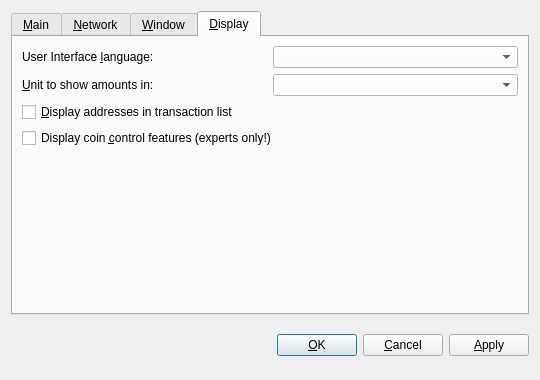
<?xml version="1.0" encoding="UTF-8"?>
<ui version="4.0">
 <class>OptionsDialog</class>
 <widget class="QDialog" name="OptionsDialog">
  <property name="geometry">
   <rect>
    <x>0</x>
    <y>0</y>
    <width>540</width>
    <height>380</height>
   </rect>
  </property>
  <property name="windowTitle">
   <string>Options</string>
  </property>
  <property name="styleSheet">
   <string notr="true"/>
  </property>
  <property name="modal">
   <bool>true</bool>
  </property>
  <layout class="QVBoxLayout" name="verticalLayout">
   <item>
    <widget class="QTabWidget" name="tabWidget">
     <property name="styleSheet">
      <string notr="true"/>
     </property>
     <property name="tabPosition">
      <enum>QTabWidget::North</enum>
     </property>
     <property name="currentIndex">
      <number>3</number>
     </property>
     <widget class="QWidget" name="tabMain">
      <attribute name="title">
       <string>&amp;Main</string>
      </attribute>
      <layout class="QVBoxLayout" name="verticalLayout_Main">
       <item>
        <widget class="QLabel" name="transactionFeeInfoLabel">
         <property name="text">
          <string>Optional transaction fee per kB that helps make sure your transactions are processed quickly. Most transactions are 1 kB. Fee 0.01 recommended.</string>
         </property>
         <property name="textFormat">
          <enum>Qt::PlainText</enum>
         </property>
         <property name="wordWrap">
          <bool>true</bool>
         </property>
        </widget>
       </item>
       <item>
        <layout class="QHBoxLayout" name="horizontalLayoutFee">
         <item>
          <widget class="QLabel" name="transactionFeeLabel">
           <property name="text">
            <string>Pay transaction &amp;fee</string>
           </property>
           <property name="textFormat">
            <enum>Qt::PlainText</enum>
           </property>
           <property name="buddy">
            <cstring>transactionFee</cstring>
           </property>
          </widget>
         </item>
         <item>
          <widget class="BitcoinAmountField" name="transactionFee"/>
         </item>
         <item>
          <spacer name="horizontalSpacerFee">
           <property name="orientation">
            <enum>Qt::Horizontal</enum>
           </property>
           <property name="sizeHint" stdset="0">
            <size>
             <width>40</width>
             <height>20</height>
            </size>
           </property>
          </spacer>
         </item>
        </layout>
       </item>
       <item>
        <widget class="QLabel" name="reserveBalanceInfoLabel">
         <property name="text">
          <string>Reserved amount does not participate in staking and is therefore spendable at any time.</string>
         </property>
         <property name="textFormat">
          <enum>Qt::PlainText</enum>
         </property>
         <property name="wordWrap">
          <bool>true</bool>
         </property>
        </widget>
       </item>
       <item>
        <layout class="QHBoxLayout" name="horizontalLayoutReserveBalance">
         <item>
          <widget class="QLabel" name="reserveBalanceLabel">
           <property name="text">
            <string>Reserve</string>
           </property>
           <property name="textFormat">
            <enum>Qt::PlainText</enum>
           </property>
           <property name="buddy">
            <cstring>reserveBalance</cstring>
           </property>
          </widget>
         </item>
         <item>
          <widget class="BitcoinAmountField" name="reserveBalance"/>
         </item>
         <item>
          <spacer name="horizontalSpacerReserveBalance">
           <property name="orientation">
            <enum>Qt::Horizontal</enum>
           </property>
           <property name="sizeHint" stdset="0">
            <size>
             <width>40</width>
             <height>20</height>
            </size>
           </property>
          </spacer>
         </item>
        </layout>
       </item>
       <item>
        <widget class="QCheckBox" name="bitcoinAtStartup">
         <property name="toolTip">
          <string>Automatically start YCHT after logging in to the system.</string>
         </property>
         <property name="text">
          <string>&amp;Start Condensation-Qt on system login</string>
         </property>
        </widget>
       </item>
       <item>
        <widget class="QCheckBox" name="detachDatabases">
         <property name="toolTip">
          <string>Detach block and address databases at shutdown. This means they can be moved to another data directory, but it slows down shutdown. The wallet is always detached.</string>
         </property>
         <property name="text">
          <string>&amp;Detach databases at shutdown</string>
         </property>
        </widget>
       </item>
       <item>
        <spacer name="verticalSpacer_Main">
         <property name="orientation">
          <enum>Qt::Vertical</enum>
         </property>
         <property name="sizeHint" stdset="0">
          <size>
           <width>20</width>
           <height>40</height>
          </size>
         </property>
        </spacer>
       </item>
      </layout>
     </widget>
     <widget class="QWidget" name="tabNetwork">
      <attribute name="title">
       <string>&amp;Network</string>
      </attribute>
      <layout class="QVBoxLayout" name="verticalLayout_Network">
       <item>
        <widget class="QCheckBox" name="mapPortUpnp">
         <property name="toolTip">
          <string>Automatically open the YCHT client port on the router. This only works when your router supports UPnP and it is enabled.</string>
         </property>
         <property name="text">
          <string>Map port using &amp;UPnP</string>
         </property>
        </widget>
       </item>
       <item>
        <widget class="QCheckBox" name="connectSocks">
         <property name="toolTip">
          <string>Connect to the YCHT network through a SOCKS proxy (e.g. when connecting through Tor).</string>
         </property>
         <property name="text">
          <string>&amp;Connect through SOCKS proxy:</string>
         </property>
        </widget>
       </item>
       <item>
        <layout class="QHBoxLayout" name="horizontalLayout_Network">
         <item>
          <widget class="QLabel" name="proxyIpLabel">
           <property name="text">
            <string>Proxy &amp;IP:</string>
           </property>
           <property name="textFormat">
            <enum>Qt::PlainText</enum>
           </property>
           <property name="buddy">
            <cstring>proxyIp</cstring>
           </property>
          </widget>
         </item>
         <item>
          <widget class="QValidatedLineEdit" name="proxyIp">
           <property name="maximumSize">
            <size>
             <width>140</width>
             <height>16777215</height>
            </size>
           </property>
           <property name="toolTip">
            <string>IP address of the proxy (e.g. 127.0.0.1)</string>
           </property>
           <property name="styleSheet">
            <string notr="true"/>
           </property>
          </widget>
         </item>
         <item>
          <widget class="QLabel" name="proxyPortLabel">
           <property name="text">
            <string>&amp;Port:</string>
           </property>
           <property name="textFormat">
            <enum>Qt::PlainText</enum>
           </property>
           <property name="buddy">
            <cstring>proxyPort</cstring>
           </property>
          </widget>
         </item>
         <item>
          <widget class="QLineEdit" name="proxyPort">
           <property name="maximumSize">
            <size>
             <width>55</width>
             <height>16777215</height>
            </size>
           </property>
           <property name="toolTip">
            <string>Port of the proxy (e.g. 9050)</string>
           </property>
           <property name="styleSheet">
            <string notr="true"/>
           </property>
          </widget>
         </item>
         <item>
          <widget class="QLabel" name="socksVersionLabel">
           <property name="text">
            <string>SOCKS &amp;Version:</string>
           </property>
           <property name="textFormat">
            <enum>Qt::PlainText</enum>
           </property>
           <property name="buddy">
            <cstring>socksVersion</cstring>
           </property>
          </widget>
         </item>
         <item>
          <widget class="QValueComboBox" name="socksVersion">
           <property name="toolTip">
            <string>SOCKS version of the proxy (e.g. 5)</string>
           </property>
          </widget>
         </item>
         <item>
          <spacer name="horizontalSpacer_Network">
           <property name="orientation">
            <enum>Qt::Horizontal</enum>
           </property>
           <property name="sizeHint" stdset="0">
            <size>
             <width>40</width>
             <height>20</height>
            </size>
           </property>
          </spacer>
         </item>
        </layout>
       </item>
       <item>
        <spacer name="verticalSpacer_Network">
         <property name="orientation">
          <enum>Qt::Vertical</enum>
         </property>
         <property name="sizeHint" stdset="0">
          <size>
           <width>20</width>
           <height>40</height>
          </size>
         </property>
        </spacer>
       </item>
      </layout>
     </widget>
     <widget class="QWidget" name="tabWindow">
      <attribute name="title">
       <string>&amp;Window</string>
      </attribute>
      <layout class="QVBoxLayout" name="verticalLayout_Window">
       <item>
        <widget class="QCheckBox" name="minimizeToTray">
         <property name="toolTip">
          <string>Show only a tray icon after minimizing the window.</string>
         </property>
         <property name="text">
          <string>&amp;Minimize to the tray instead of the taskbar</string>
         </property>
        </widget>
       </item>
       <item>
        <widget class="QCheckBox" name="minimizeOnClose">
         <property name="toolTip">
          <string>Minimize instead of exit the application when the window is closed. When this option is enabled, the application will be closed only after selecting Quit in the menu.</string>
         </property>
         <property name="text">
          <string>M&amp;inimize on close</string>
         </property>
        </widget>
       </item>
       <item>
        <spacer name="verticalSpacer_Window">
         <property name="orientation">
          <enum>Qt::Vertical</enum>
         </property>
         <property name="sizeHint" stdset="0">
          <size>
           <width>20</width>
           <height>40</height>
          </size>
         </property>
        </spacer>
       </item>
      </layout>
     </widget>
     <widget class="QWidget" name="tabDisplay">
      <attribute name="title">
       <string>&amp;Display</string>
      </attribute>
      <layout class="QVBoxLayout" name="verticalLayout_Display">
       <item>
        <layout class="QHBoxLayout" name="horizontalLayout_1_Display">
         <item>
          <widget class="QLabel" name="langLabel">
           <property name="text">
            <string>User Interface &amp;language:</string>
           </property>
           <property name="textFormat">
            <enum>Qt::PlainText</enum>
           </property>
           <property name="buddy">
            <cstring>lang</cstring>
           </property>
          </widget>
         </item>
         <item>
          <widget class="QValueComboBox" name="lang">
           <property name="toolTip">
            <string>The user interface language can be set here. This setting will take effect after restarting YCHT.</string>
           </property>
           <property name="styleSheet">
            <string notr="true">background-color: rgb(255, 255, 255);</string>
           </property>
          </widget>
         </item>
        </layout>
       </item>
       <item>
        <layout class="QHBoxLayout" name="horizontalLayout_2_Display">
         <item>
          <widget class="QLabel" name="unitLabel">
           <property name="text">
            <string>&amp;Unit to show amounts in:</string>
           </property>
           <property name="textFormat">
            <enum>Qt::PlainText</enum>
           </property>
           <property name="buddy">
            <cstring>unit</cstring>
           </property>
          </widget>
         </item>
         <item>
          <widget class="QValueComboBox" name="unit">
           <property name="toolTip">
            <string>Choose the default subdivision unit to show in the interface and when sending coins.</string>
           </property>
           <property name="styleSheet">
            <string notr="true">background-color: rgb(255, 255, 255);</string>
           </property>
          </widget>
         </item>
        </layout>
       </item>
       <item>
        <widget class="QCheckBox" name="displayAddresses">
         <property name="toolTip">
          <string>Whether to show YCHT addresses in the transaction list or not.</string>
         </property>
         <property name="text">
          <string>&amp;Display addresses in transaction list</string>
         </property>
        </widget>
       </item>
       <item>
        <widget class="QCheckBox" name="coinControlFeatures">
         <property name="toolTip">
          <string>Whether to show coin control features or not.</string>
         </property>
         <property name="text">
          <string>Display coin &amp;control features (experts only!)</string>
         </property>
        </widget>
       </item>
       <item>
        <spacer name="verticalSpacer_Display">
         <property name="orientation">
          <enum>Qt::Vertical</enum>
         </property>
         <property name="sizeHint" stdset="0">
          <size>
           <width>20</width>
           <height>40</height>
          </size>
         </property>
        </spacer>
       </item>
      </layout>
     </widget>
    </widget>
   </item>
   <item>
    <layout class="QHBoxLayout" name="horizontalLayout_Buttons">
     <item>
      <spacer name="horizontalSpacer_1">
       <property name="orientation">
        <enum>Qt::Horizontal</enum>
       </property>
       <property name="sizeHint" stdset="0">
        <size>
         <width>40</width>
         <height>48</height>
        </size>
       </property>
      </spacer>
     </item>
     <item>
      <widget class="QLabel" name="statusLabel">
       <property name="font">
        <font>
         <weight>75</weight>
         <bold>true</bold>
        </font>
       </property>
       <property name="text">
        <string/>
       </property>
       <property name="textFormat">
        <enum>Qt::PlainText</enum>
       </property>
       <property name="wordWrap">
        <bool>true</bool>
       </property>
      </widget>
     </item>
     <item>
      <spacer name="horizontalSpacer_2">
       <property name="orientation">
        <enum>Qt::Horizontal</enum>
       </property>
       <property name="sizeHint" stdset="0">
        <size>
         <width>40</width>
         <height>48</height>
        </size>
       </property>
      </spacer>
     </item>
     <item>
      <widget class="QPushButton" name="okButton">
       <property name="autoFillBackground">
        <bool>false</bool>
       </property>
       <property name="styleSheet">
        <string notr="true"/>
       </property>
       <property name="text">
        <string>&amp;OK</string>
       </property>
      </widget>
     </item>
     <item>
      <widget class="QPushButton" name="cancelButton">
       <property name="styleSheet">
        <string notr="true"/>
       </property>
       <property name="text">
        <string>&amp;Cancel</string>
       </property>
       <property name="autoDefault">
        <bool>false</bool>
       </property>
      </widget>
     </item>
     <item>
      <widget class="QPushButton" name="applyButton">
       <property name="styleSheet">
        <string notr="true"/>
       </property>
       <property name="text">
        <string>&amp;Apply</string>
       </property>
       <property name="autoDefault">
        <bool>false</bool>
       </property>
      </widget>
     </item>
    </layout>
   </item>
  </layout>
 </widget>
 <customwidgets>
  <customwidget>
   <class>BitcoinAmountField</class>
   <extends>QLineEdit</extends>
   <header>bitcoinamountfield.h</header>
   <container>1</container>
  </customwidget>
  <customwidget>
   <class>QValidatedLineEdit</class>
   <extends>QLineEdit</extends>
   <header>qvalidatedlineedit.h</header>
  </customwidget>
  <customwidget>
   <class>QValueComboBox</class>
   <extends>QComboBox</extends>
   <header>qvaluecombobox.h</header>
  </customwidget>
 </customwidgets>
 <resources/>
 <connections/>
</ui>
